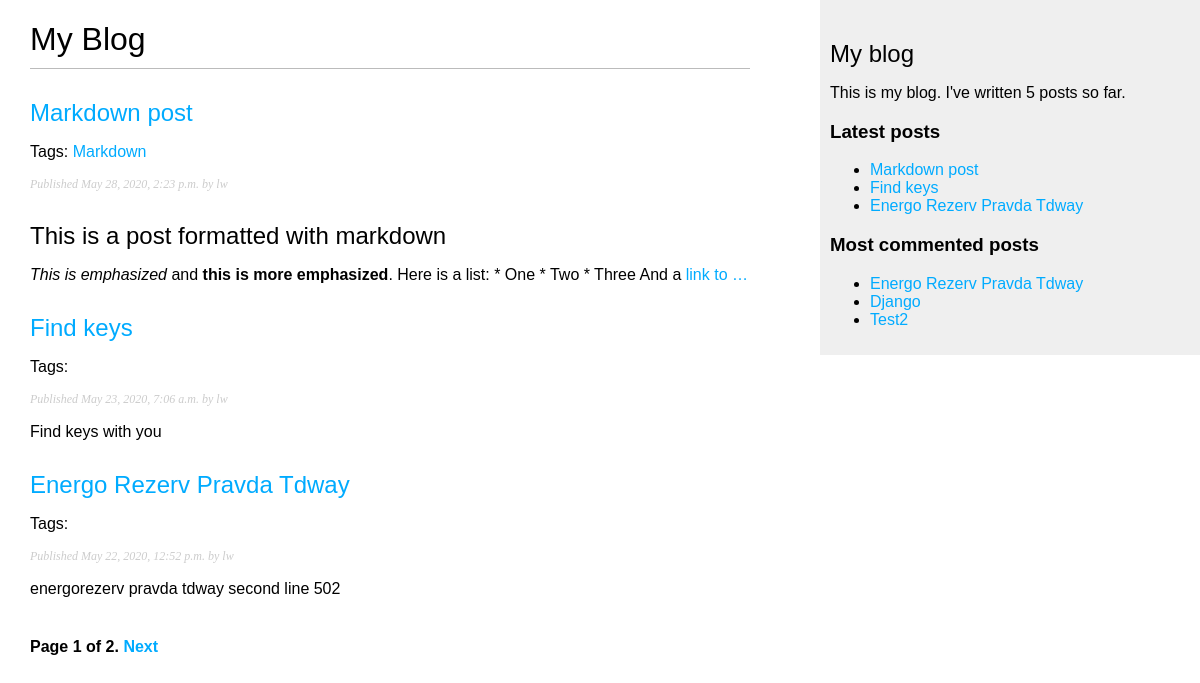
Screenshot of /blog/ with the database file from the repository.
### blog/models.py (models this page shows, shortened)
class Post(models.Model):
    STATUS_CHOICES = (
        ("draft", "Draft"),
        ("published", "Published"),
    )
    title = models.CharField(max_length=250)
    slug = models.SlugField(max_length=250, unique_for_date="publish")
    author = models.ForeignKey(
        User, related_name="blog_posts", on_delete=models.CASCADE
    )
    body = models.TextField()
    publish = models.DateTimeField(default=timezone.now)
    created = models.DateTimeField(auto_now_add=True)
    updated = models.DateTimeField(auto_now=True)
    status = models.CharField(max_length=10, choices=STATUS_CHOICES, default="draft")
    objects = models.Manager()
    published = PublishedManager()
    tags = TaggableManager()
    class Meta:
        ordering = ("-publish",)
    def get_absolute_url(self):
        return reverse(
            "blog:post_detail",
            args=[
                self.publish.year,
                self.publish.strftime("%m"),
                self.publish.strftime("%d"),
                self.slug,
            ],
        )

### blog/views.py (the view)
# urls.py: path("", views.post_list, name="post_list"),
def post_list(request, tag_slug=None):
    object_list = Post.published.all()
    tag = None
    if tag_slug:
        tag = get_object_or_404(Tag, slug=tag_slug)
        object_list = object_list.filter(tags__in=[tag])
    paginator = Paginator(object_list, 3)
    page = request.GET.get("page")
    try:
        posts = paginator.page(page)
    except PageNotAnInteger:
        posts = paginator.page(1)
    except EmptyPage:
        posts = paginator.page(paginator.num_pages)
    return render(
        request, "blog/post/list.html", {"page": page, "posts": posts, "tag": tag}
    )

### blog/models.py (called while the page is built)
    def get_queryset(self):
        return super().get_queryset().filter(status="published")

### blog/templatetags/blog_tags.py (called while the page is built)
@register.simple_tag
def total_posts():
    return Post.published.count()

@register.inclusion_tag("blog/post/latest_posts.html")
def show_latest_posts(count=5):
    latest_posts = Post.published.order_by("-publish")[:count]
    return {"latest_posts": latest_posts}

@register.simple_tag
def get_most_commented_posts(count=5):
    return Post.published.annotate(total_comments=Count("comments")).order_by(
        "-total_comments"
    )[:count]

@register.filter(name="markdown")
def markdown_format(text):
    return mark_safe(markdown.markdown(text))

### blog/templates/blog/post/list.html (shortened to what this page needs)
{% extends "blog/base.html" %}
{% load blog_tags %}
{% block content %}
    <h1>My Blog</h1>
    {% for post in posts %}
        <h2>
            <a href="{{ post.get_absolute_url }}">{{ post.title }}</a>
        </h2>
        <p class="tags">
            Tags:
            {% for tag in post.tags.all %}
                <a href="{% url "blog:post_list_by_tag" tag.slug %}">
                    {{ tag.name }}
                </a>
            {% endfor %}
        </p>
        <p class="date">
            Published {{ post.publish }} by {{ post.author }}
        </p>
        {{ post.body|markdown|truncatewords_html:30 }}
    {% endfor %}
    {% include "blog/pagination.html" with page=posts %}
{% endblock %}

### blog/templates/blog/base.html (shortened to what this page needs)
{% load blog_tags %}
{% load static %}
<!DOCTYPE html>
<html>
<head>
    <link href="{% static "css/blog.css" %}" rel="stylesheet">
</head>
<body>
<div id="content">
    {% block content %}
    {% endblock %}
</div>
<div id="sidebar">
    <h2>My blog</h2>
    <p>This is my blog. I've written {% total_posts %} posts so far.</p>
    <h3>Latest posts</h3>
    {% show_latest_posts 3 %}
    <h3>Most commented posts</h3>
    {% get_most_commented_posts 3 as most_commented_posts %}
    <ul>
        {% for post in most_commented_posts %}
            <li><a href="{{ post.get_absolute_url }}">{{ post.title }}</a></li>
        {% endfor %}
    </ul>
</div>
</body>
</html>

### blog/templates/blog/post/latest_posts.html
<ul>
    {% for post in latest_posts %}
        <li><a href="{{ post.get_absolute_url }}">{{ post.title }}</a></li>
    {% endfor %}
</ul>

### blog/static/css/blog.css (style rules this page uses)
body { margin:0; padding:0; font-family:helvetica, sans-serif; }
a { color:#00abff; text-decoration:none; }
h1 { font-weight:normal; border-bottom:1px solid #bbb; padding:0 0 10px 0; }
h2 { font-weight:normal; margin:30px 0 0; }
#content { float:left; width:60%; padding:0 0 0 30px; }
#sidebar { float:right; width:30%; padding:10px; background:#efefef; height:100%; }
p.date { color:#ccc; font-family: georgia, serif; font-size: 12px; font-style: italic; }

### rows the page displays
Post: title "Markdown post", publish "May 28, 2020, 2:23 p.m.", author "lw", body "This is a post formatted with markdown This is emphasized and this is more emphasized . Here is a list: * One * Two * Three And a link to …"
Tag: name "Markdown"
Post: title "Find keys", publish "May 23, 2020, 7:06 a.m.", author "lw", body "Find keys with you"
Post: title "Energo Rezerv Pravda Tdway", publish "May 22, 2020, 12:52 p.m.", author "lw", body "energorezerv pravda tdway second line 502"
Post: title "Django"
Post: title "Test2"

### other values shown
{{ page.number }} "1"
{{ page.paginator.num_pages }} "2"
